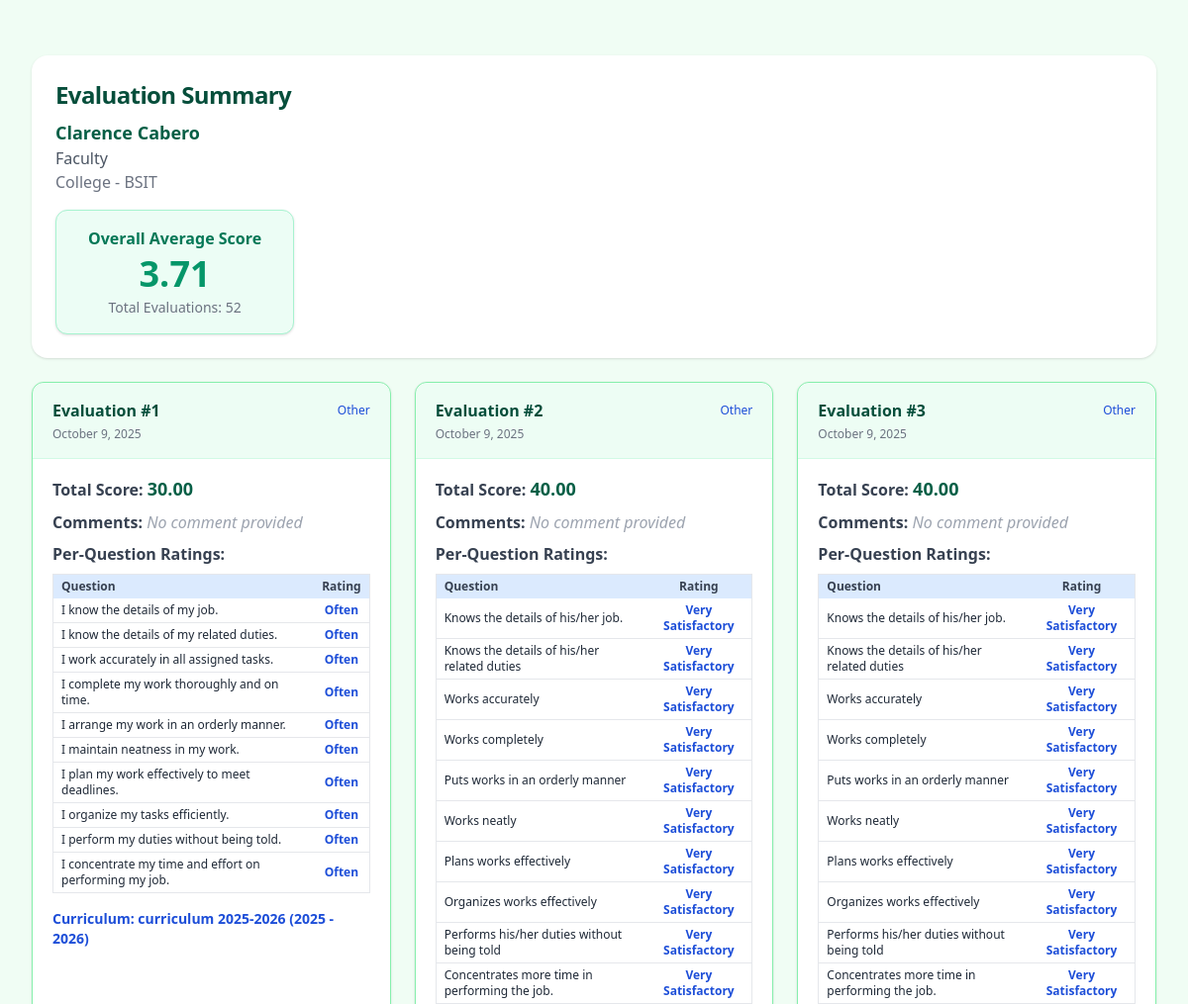
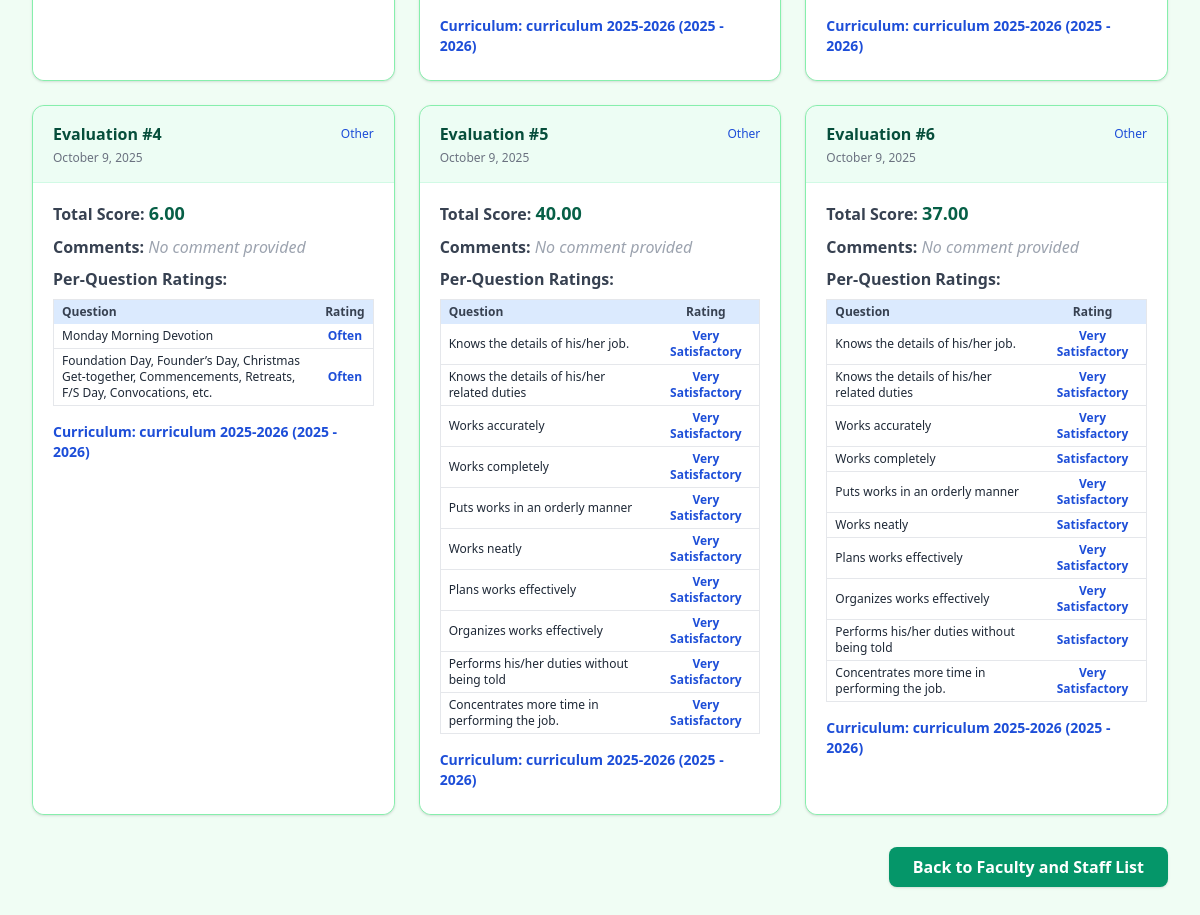
/CAP2/evaluationSummary.php?faculty_id=15100133, run on the app's committed database (2 pictures, top to bottom).
### tables this page shows
CREATE TABLE `faculty` (
  `id` int(10) UNSIGNED NOT NULL,
  `user_id` int(11) DEFAULT NULL,
  `faculty_id` int(11) NOT NULL,
  `first_name` varchar(50) DEFAULT NULL,
  `middle_name` varchar(50) DEFAULT NULL,
  `last_name` varchar(50) DEFAULT NULL,
  `department_id` int(11) DEFAULT NULL,
  `program_id` int(11) DEFAULT NULL,
  `role` enum('HR','Faculty','Staff','Program Head') NOT NULL DEFAULT 'Faculty'
);

CREATE TABLE `departments` (
  `id` int(11) NOT NULL,
  `department_name` varchar(50) NOT NULL
);

CREATE TABLE `programs` (
  `program_id` int(11) NOT NULL,
  `program_name` varchar(50) NOT NULL
);

CREATE TABLE `evaluation_responses` (
  `id` int(11) NOT NULL,
  `evaluation_id` int(11) NOT NULL,
  `question_id` int(11) NOT NULL,
  `answer` varchar(255) NOT NULL,
  `evaluator_id` int(11) DEFAULT NULL,
  `evaluated_id` int(11) DEFAULT NULL,
  `questionnaire_id` int(11) DEFAULT NULL,
  `curriculum_id` int(11) DEFAULT NULL,
  `score` decimal(10,2) DEFAULT NULL,
  `comments` text DEFAULT NULL,
  `status` enum('pending','completed') DEFAULT 'pending',
  `evaluated_date` datetime DEFAULT NULL
);

CREATE TABLE `questions` (
  `id` int(11) NOT NULL,
  `questionnaire_id` int(11) NOT NULL,
  `question_text` text NOT NULL,
  `created_at` datetime DEFAULT current_timestamp()
);

CREATE TABLE `curriculum` (
  `curriculum_id` int(11) NOT NULL,
  `curriculum_title` varchar(100) NOT NULL,
  `curriculum_year_start` year(4) NOT NULL,
  `curriculum_year_end` year(4) NOT NULL,
  `semester` enum('1st','2nd','Summer') NOT NULL,
  `description` text DEFAULT NULL,
  `status` enum('active','inactive') DEFAULT 'active',
  `date_created` timestamp NOT NULL DEFAULT current_timestamp()
);

### CAP2/evaluationSummary.php (the view, shortened to what this page needs)
<?php
require_once('config.php');
$faculty_id = isset($_GET['faculty_id']) ? intval($_GET['faculty_id']) : 0;
$staff_id = isset($_GET['staff_id']) ? intval($_GET['staff_id']) : 0;
if ($faculty_id > 0) {
    $view_type = 'faculty';
} elseif ($staff_id > 0) {
    $view_type = 'staff';
} else {
    die("Invalid faculty or staff ID.");
}
$localhost = "localhost";
$user = "root";
$password = "";
$database = "evaluation_system";
try {
    $conn = new PDO("mysql:host=$localhost;dbname=$database", $user, $password);
    $conn->setAttribute(PDO::ATTR_ERRMODE, PDO::ERRMODE_EXCEPTION);
} catch (PDOException $e) {
    die("Connection failed: " . $e->getMessage());
}
if ($view_type === 'faculty') {
    $stmt = $conn->prepare("
        SELECT f.first_name, f.middle_name, f.last_name, f.role, d.department_name, p.program_name
        FROM faculty f
        LEFT JOIN departments d ON f.department_id = d.id
        LEFT JOIN programs p ON f.program_id = p.program_id
        WHERE f.faculty_id = ?
    ");
    $stmt->execute([$faculty_id]);
    $person = $stmt->fetch(PDO::FETCH_ASSOC);
    $admin_evals = $conn->prepare("
        SELECT evaluation_id, evaluator_id AS admin_id, SUM(score) AS total_score, comments, evaluated_date
        FROM evaluation_responses
        WHERE evaluated_id = ? AND evaluator_id IN (SELECT id FROM users WHERE role = 'HR') AND status = 'completed'
        GROUP BY evaluation_id, comments, evaluated_date
        ORDER BY evaluated_date DESC
    ");
    $admin_evals->execute([$faculty_id]);
    $admin_evals_data = $admin_evals->fetchAll(PDO::FETCH_ASSOC);
    $other_evals = $conn->prepare("
        SELECT evaluation_id, evaluator_id, SUM(score) AS total_score, comments, evaluated_date
        FROM evaluation_responses
        WHERE evaluated_id = ? AND (evaluator_id NOT IN (SELECT id FROM users WHERE role = 'HR')) AND status = 'completed'
        GROUP BY evaluation_id, comments, evaluated_date
        ORDER BY evaluated_date DESC
    ");
    $other_evals->execute([$faculty_id]);
    $other_evals_data = $other_evals->fetchAll(PDO::FETCH_ASSOC);
    $merged_sql = "
        SELECT AVG(score) as merged_avg, COUNT(*) as total
        FROM evaluation_responses
        WHERE evaluated_id = ? AND status = 'completed'
    ";
    $merged_stmt = $conn->prepare($merged_sql);
    $merged_stmt->execute([$faculty_id]);
    $merged = $merged_stmt->fetch(PDO::FETCH_ASSOC);
}
?>
<?php
function format_name($p) {
    return trim($p['first_name'] . ' ' . ($p['middle_name'] ? $p['middle_name'] . ' ' : '') . $p['last_name']);
}
?>
<?php
function get_eval_answers($conn, $evaluation_id) {
    $sql = "
        SELECT q.question_text, r.answer
        FROM evaluation_responses r
        JOIN questions q ON r.question_id = q.id
        WHERE r.evaluation_id = ?
        ORDER BY q.id ASC
    ";
    $stmt = $conn->prepare($sql);
    $stmt->execute([$evaluation_id]);
    return $stmt->fetchAll(PDO::FETCH_ASSOC);
}
?>
<!DOCTYPE html>
<html lang="en">
<head>
    <script src="https://cdn.tailwindcss.com"></script>
</head>
<body class="bg-green-50 font-sans min-h-screen">
    <main class="max-w-7xl mx-auto px-2 sm:px-8 py-0 sm:py-6 mt-4 sm:mt-8 pb-8 mb-[10rem]">
        <div class="bg-white shadow rounded-2xl p-6">
            <h1 class="text-2xl font-bold mb-2 text-emerald-900 tracking-tight">Evaluation Summary</h1>
            <div class="text-lg font-semibold text-emerald-800"><?= htmlspecialchars(format_name($person)) ?></div>
            <div class="text-gray-600"><?= htmlspecialchars($person['role']) ?></div>
            <div class="text-gray-500 mb-4">
                <?= htmlspecialchars($person['department_name'] ?? '') ?>
                <?= isset($person['program_name']) && $person['program_name'] ? ' - ' . htmlspecialchars($person['program_name']) : '' ?>
            </div>
            <div class="flex flex-col sm:flex-row sm:items-center sm:justify-between gap-4">
                <div class="bg-emerald-50 border border-emerald-200 rounded-xl px-8 py-4 flex flex-col items-center shadow">
                    <span class="text-base font-semibold text-emerald-700">Overall Average Score</span>
                    <span class="text-4xl font-extrabold text-emerald-600 mt-1 mb-1">
                        <?= $merged && $merged['merged_avg'] ? number_format($merged['merged_avg'], 2) : 'N/A' ?>
                    </span>
                    <span class="text-gray-500 text-sm">Total Evaluations: <?= $merged && $merged['total'] ? $merged['total'] : 0 ?></span>
                </div>
            </div>
        </div>
        <div>
            <div class="grid grid-cols-1 sm:grid-cols-2 md:grid-cols-3 gap-6 auto-rows-auto mt-6">
                <?php
                $all_evals = [];
                foreach ($admin_evals_data as $eval) {
                    $eval['eval_type'] = 'Other';
                    $all_evals[] = $eval;
                }
                foreach ($other_evals_data as $eval) {
                    $eval['eval_type'] = 'Other';
                    $all_evals[] = $eval;
                }
                usort($all_evals, function($a, $b) {
                    return strtotime($b['evaluated_date']) - strtotime($a['evaluated_date']);
                });
                ?>
                <?php if (count($all_evals) > 0): ?>
                    <?php foreach ($all_evals as $idx => $eval): ?>
                        <div class="bg-green-50 border-green-300 rounded-xl shadow flex flex-col transition hover:shadow-lg hover:ring-2 hover:ring-emerald-200 border border-emerald-100">
                            <div class="flex flex-col gap-1 px-5 py-4 border-b border-emerald-100 rounded-t-xl bg-emerald-50/60">
                                <div class="flex justify-between items-center">
                                    <span class="font-semibold text-emerald-900">Evaluation #<?= $idx+1 ?></span>
                                    <span class="text-xs text-blue-700"><?= htmlspecialchars($eval['eval_type']) ?></span>
                                </div>
                                <span class="text-xs text-gray-500"><?= date('F j, Y', strtotime($eval['evaluated_date'])) ?></span>
                            </div>
                            <div class="px-5 py-4 flex-1 flex flex-col bg-white rounded-b-xl">
                                <div class="mb-2">
                                    <span class="font-semibold text-gray-700">Total Score:</span>
                                    <span class="font-bold text-lg text-emerald-800">
                                        <?= htmlspecialchars($eval['total_score']) ?>
                                    </span>
                                </div>
                                <div class="mb-2">
                                    <span class="font-semibold text-gray-700">Comments:</span>
                                    <span class="text-gray-800"><?= $eval['comments'] ? htmlspecialchars($eval['comments']) : '<span class="italic text-gray-400">No comment provided</span>' ?></span>
                                </div>
                                <div class="mb-2">
                                    <span class="font-semibold text-gray-700">Per-Question Ratings:</span>
                                    <?php
                                    $answers = get_eval_answers($conn, $eval['evaluation_id']);
                                    ?>
                                    <?php if ($answers && count($answers) > 0): ?>
                                        <table class="w-full mt-2 mb-2 border rounded">
                                            <thead class="bg-blue-100">
                                                <tr>
                                                    <th class="py-1 px-2 text-left text-xs font-semibold text-gray-700">Question</th>
                                                    <th class="py-1 px-2 text-center text-xs font-semibold text-gray-700">Rating</th>
                                                </tr>
                                            </thead>
                                            <tbody>
                                                <?php foreach ($answers as $a): ?>
                                                    <tr class="border-b last:border-b-0">
                                                        <td class="py-1 px-2 text-xs text-gray-800"><?= htmlspecialchars($a['question_text']) ?></td>
                                                        <td class="py-1 px-2 text-center text-xs font-semibold text-blue-700">
                                                            <?= htmlspecialchars($a['answer']) ?>
                                                        </td>
                                                    </tr>
                                                <?php endforeach; ?>
                                            </tbody>
                                        </table>
                                    <?php else: ?>
                                        <div class="text-gray-400 text-xs italic">No per-question ratings available.</div>
                                    <?php endif; ?>
                                </div>
                                <?php
                                $curriculum_title = '';
                                $curriculum_year = '';
                                $curr_stmt = $conn->prepare("SELECT c.curriculum_title, c.curriculum_year_start, c.curriculum_year_end FROM curriculum c
                                    JOIN evaluation_responses er ON er.curriculum_id = c.curriculum_id
                                    WHERE er.evaluation_id = ? LIMIT 1");
                                $curr_stmt->execute([$eval['evaluation_id']]);
                                $curr_result = $curr_stmt->fetch(PDO::FETCH_ASSOC);
                                if ($curr_result) {
                                    $curriculum_title = $curr_result['curriculum_title'];
                                    $curriculum_year = $curr_result['curriculum_year_start'] . ' - ' . $curr_result['curriculum_year_end'];
                                }
                                ?>
                                <?php if ($curriculum_title): ?>
                                    <div class="text-sm text-blue-700 font-semibold mb-2">
                                        Curriculum: <?= htmlspecialchars($curriculum_title) ?> (<?= htmlspecialchars($curriculum_year) ?>)
                                    </div>
                                <?php endif; ?>
                            </div>
                        </div>
                    <?php endforeach; ?>
                <?php else: ?>
                    <div class="text-gray-500 col-span-3 text-center py-8">No evaluation data available for this faculty or staff member.</div>
                <?php endif; ?>
            </div>
        </div>
        <div class="flex justify-end mt-8">
            <a href="facultySection.php" class="bg-emerald-600 hover:bg-emerald-700 text-white px-6 py-2 rounded-lg font-semibold shadow transition">
                Back to Faculty and Staff List
            </a>
        </div>
    </main>
</body>
</html>

### CAP2/evaluationSummary.php (style rules this page uses)
html { scrollbar-width: thin; scrollbar-color: #34d399 #e0f2f1; }

### data on the page
faculty: format_name($person) "Clarence Cabero", role "Faculty", department.department_name "College", program.program_name "BSIT"
evaluation_responses: question.question_text "I know the details of my job.", answer "Often"
evaluation_responses: question.question_text "I know the details of my related duties.", answer "Often"
evaluation_responses: question.question_text "I work accurately in all assigned tasks.", answer "Often"
evaluation_responses: question.question_text "I complete my work thoroughly and on time.", answer "Often"
evaluation_responses: question.question_text "I arrange my work in an orderly manner.", answer "Often"
evaluation_responses: question.question_text "I maintain neatness in my work.", answer "Often"
evaluation_responses: question.question_text "I plan my work effectively to meet deadlines.", answer "Often"
evaluation_responses: question.question_text "I organize my tasks efficiently.", answer "Often"
evaluation_responses: question.question_text "I perform my duties without being told.", answer "Often"
evaluation_responses: question.question_text "I concentrate my time and effort on performing my job.", answer "Often"
curriculum: curriculum_title "curriculum 2025-2026", curriculum_year "2025 - 2026"
evaluation_responses: question.question_text "Knows the details of his/her job.", answer "Very Satisfactory"
evaluation_responses: question.question_text "Knows the details of his/her related duties", answer "Very Satisfactory"
evaluation_responses: question.question_text "Works accurately", answer "Very Satisfactory"
evaluation_responses: question.question_text "Works completely", answer "Very Satisfactory"
evaluation_responses: question.question_text "Puts works in an orderly manner", answer "Very Satisfactory"
evaluation_responses: question.question_text "Works neatly", answer "Very Satisfactory"
evaluation_responses: question.question_text "Plans works effectively", answer "Very Satisfactory"
evaluation_responses: question.question_text "Organizes works effectively", answer "Very Satisfactory"
evaluation_responses: question.question_text "Performs his/her duties without being told", answer "Very Satisfactory"
evaluation_responses: question.question_text "Concentrates more time in performing the job.", answer "Very Satisfactory"
evaluation_responses: question.question_text "Monday Morning Devotion", answer "Often"
evaluation_responses: question.question_text "Foundation Day, Founder’s Day, Christmas Get-together, Commencements, Retreats, F/S Day, Convocations, etc.", answer "Often"
evaluation_responses: question.question_text "Works completely", answer "Satisfactory"
evaluation_responses: question.question_text "Works neatly", answer "Satisfactory"
evaluation_responses: question.question_text "Performs his/her duties without being told", answer "Satisfactory"

### other printed values
$merged['merged_avg'] "3.71"
$merged['total'] "52"
$eval['eval_type'] "Other"
date('F j, Y', strtotime($eval['evaluated_date'])) "October 9, 2025"
$eval['total_score'] "30.00"
$eval['total_score'] "40.00"
$eval['total_score'] "6.00"
$eval['total_score'] "37.00"
